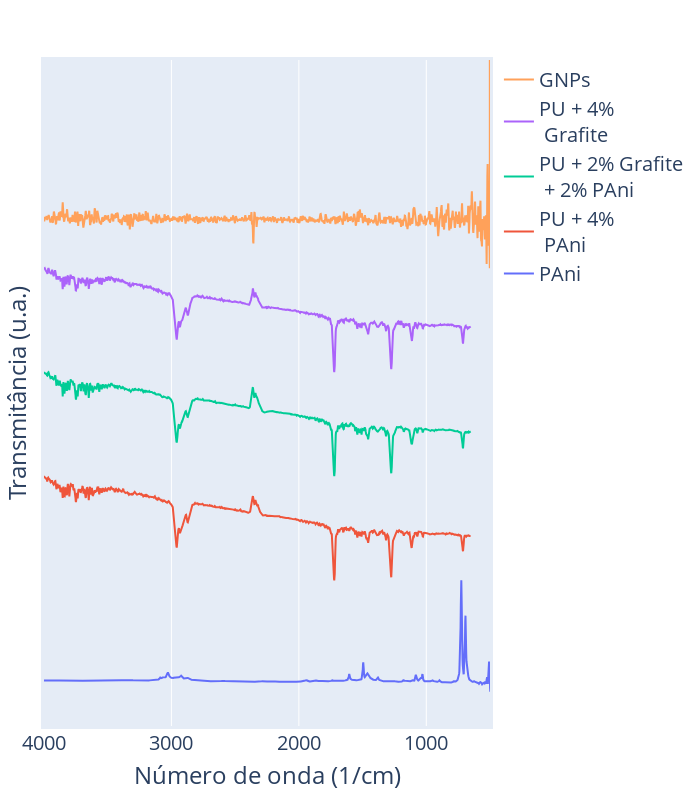

Notebook code cell kept with this figure:
### Code cell
fig = go.Figure()
for k,(key, frame) in enumerate([
    ('PAni-ATR-Absor-11-s4.csv',frames['PAni-ATR-Absor-11-s4.csv']),
    ('Pani-p1.csv',frames['Pani-p1.csv']),
    ('Misto-p1.csv',frames['Misto-p1.csv']),
    ('Grafite-p1.csv',frames['Grafite-p1.csv']),
    ('Grafite_nanoplaquetas.csv',frames['Grafite_nanoplaquetas.csv']),
]):
    df = frame
    fig.add_trace(
        go.Scatter(
            x = df['Wavenumber'],
            y = df['%Transmitance'].apply(lambda x: x+k)/2,
            name = names[key],
            visible = True
        )
    )
fig.update_layout(
    xaxis_range = [4000,500],
    yaxis_range = [-0.2,3],
    xaxis_title_text = 'Número de onda (1/cm)',
    yaxis_title_text = 'Transmitância (u.a.)',
    yaxis = dict(tickvals = [], zeroline = False),
    font_size = 20,
    legend={'traceorder': 'reversed'},
    width = 700,
    height = 800,
    margin = {
        't':60,
        'b':40,
        'r':40,
        'l':40,
        'pad':3
    }
)
fig

### Figure 1 — Plotly figure (JSON) as saved in the notebook; plotly's stock layout.template omitted (floating-point values rounded to 4 significant figures; data arrays with more than 128 entries replaced by an {"elided": "..."} marker saying what was removed)
{"data": [{"name": "PAni", "type": "scatter", "visible": true, "x": {"elided": "1868 float values"}, "y": {"elided": "1868 float values"}}, {"name": "PU + 4%<br> PAni", "type": "scatter", "visible": true, "x": {"elided": "1738 float values"}, "y": {"elided": "1738 float values"}}, {"name": "PU + 2% Grafite<br> + 2% PAni", "type": "scatter", "visible": true, "x": {"elided": "1738 float values"}, "y": {"elided": "1738 float values"}}, {"name": "PU + 4%<br> Grafite", "type": "scatter", "visible": true, "x": {"elided": "1738 float values"}, "y": {"elided": "1738 float values"}}, {"name": "GNPs", "type": "scatter", "visible": true, "x": {"elided": "1868 float values"}, "y": {"elided": "1868 float values"}}], "layout": {"font": {"size": 20}, "height": 800, "legend": {"traceorder": "reversed"}, "margin": {"b": 40, "l": 40, "pad": 3, "r": 40, "t": 60}, "width": 700, "xaxis": {"range": [4000, 500], "title": {"text": "Número de onda (1/cm)"}}, "yaxis": {"range": [-0.2, 3], "tickvals": [], "title": {"text": "Transmitância (u.a.)"}, "zeroline": false}}}
